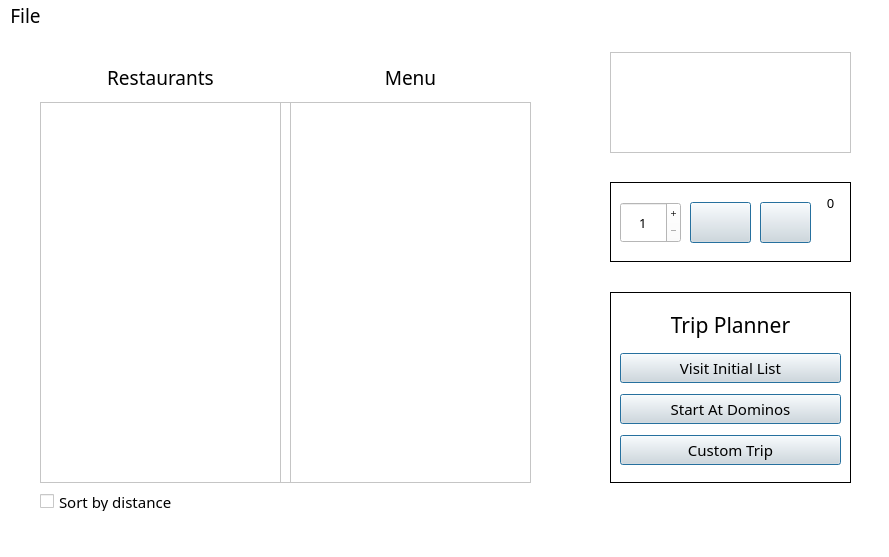
<?xml version="1.0" encoding="UTF-8"?>
<ui version="4.0">
 <class>MainWindow</class>
 <widget class="QMainWindow" name="MainWindow">
  <property name="geometry">
   <rect>
    <x>0</x>
    <y>0</y>
    <width>889</width>
    <height>557</height>
   </rect>
  </property>
  <property name="palette">
   <palette>
    <active>
     <colorrole role="WindowText">
      <brush brushstyle="SolidPattern">
       <color alpha="255">
        <red>0</red>
        <green>0</green>
        <blue>0</blue>
       </color>
      </brush>
     </colorrole>
     <colorrole role="Button">
      <brush brushstyle="SolidPattern">
       <color alpha="255">
        <red>255</red>
        <green>255</green>
        <blue>255</blue>
       </color>
      </brush>
     </colorrole>
     <colorrole role="Text">
      <brush brushstyle="SolidPattern">
       <color alpha="255">
        <red>0</red>
        <green>0</green>
        <blue>0</blue>
       </color>
      </brush>
     </colorrole>
     <colorrole role="ButtonText">
      <brush brushstyle="SolidPattern">
       <color alpha="255">
        <red>0</red>
        <green>0</green>
        <blue>0</blue>
       </color>
      </brush>
     </colorrole>
     <colorrole role="Base">
      <brush brushstyle="SolidPattern">
       <color alpha="255">
        <red>255</red>
        <green>255</green>
        <blue>255</blue>
       </color>
      </brush>
     </colorrole>
     <colorrole role="Window">
      <brush brushstyle="SolidPattern">
       <color alpha="255">
        <red>255</red>
        <green>255</green>
        <blue>255</blue>
       </color>
      </brush>
     </colorrole>
     <colorrole role="PlaceholderText">
      <brush brushstyle="SolidPattern">
       <color alpha="255">
        <red>0</red>
        <green>0</green>
        <blue>0</blue>
       </color>
      </brush>
     </colorrole>
    </active>
    <inactive>
     <colorrole role="WindowText">
      <brush brushstyle="SolidPattern">
       <color alpha="255">
        <red>0</red>
        <green>0</green>
        <blue>0</blue>
       </color>
      </brush>
     </colorrole>
     <colorrole role="Button">
      <brush brushstyle="SolidPattern">
       <color alpha="255">
        <red>255</red>
        <green>255</green>
        <blue>255</blue>
       </color>
      </brush>
     </colorrole>
     <colorrole role="Text">
      <brush brushstyle="SolidPattern">
       <color alpha="255">
        <red>0</red>
        <green>0</green>
        <blue>0</blue>
       </color>
      </brush>
     </colorrole>
     <colorrole role="ButtonText">
      <brush brushstyle="SolidPattern">
       <color alpha="255">
        <red>0</red>
        <green>0</green>
        <blue>0</blue>
       </color>
      </brush>
     </colorrole>
     <colorrole role="Base">
      <brush brushstyle="SolidPattern">
       <color alpha="255">
        <red>255</red>
        <green>255</green>
        <blue>255</blue>
       </color>
      </brush>
     </colorrole>
     <colorrole role="Window">
      <brush brushstyle="SolidPattern">
       <color alpha="255">
        <red>255</red>
        <green>255</green>
        <blue>255</blue>
       </color>
      </brush>
     </colorrole>
     <colorrole role="PlaceholderText">
      <brush brushstyle="SolidPattern">
       <color alpha="255">
        <red>0</red>
        <green>0</green>
        <blue>0</blue>
       </color>
      </brush>
     </colorrole>
    </inactive>
    <disabled>
     <colorrole role="WindowText">
      <brush brushstyle="SolidPattern">
       <color alpha="255">
        <red>0</red>
        <green>0</green>
        <blue>0</blue>
       </color>
      </brush>
     </colorrole>
     <colorrole role="Button">
      <brush brushstyle="SolidPattern">
       <color alpha="255">
        <red>255</red>
        <green>255</green>
        <blue>255</blue>
       </color>
      </brush>
     </colorrole>
     <colorrole role="Text">
      <brush brushstyle="SolidPattern">
       <color alpha="255">
        <red>0</red>
        <green>0</green>
        <blue>0</blue>
       </color>
      </brush>
     </colorrole>
     <colorrole role="ButtonText">
      <brush brushstyle="SolidPattern">
       <color alpha="255">
        <red>0</red>
        <green>0</green>
        <blue>0</blue>
       </color>
      </brush>
     </colorrole>
     <colorrole role="Base">
      <brush brushstyle="SolidPattern">
       <color alpha="255">
        <red>255</red>
        <green>255</green>
        <blue>255</blue>
       </color>
      </brush>
     </colorrole>
     <colorrole role="Window">
      <brush brushstyle="SolidPattern">
       <color alpha="255">
        <red>255</red>
        <green>255</green>
        <blue>255</blue>
       </color>
      </brush>
     </colorrole>
     <colorrole role="PlaceholderText">
      <brush brushstyle="SolidPattern">
       <color alpha="255">
        <red>0</red>
        <green>0</green>
        <blue>0</blue>
       </color>
      </brush>
     </colorrole>
    </disabled>
   </palette>
  </property>
  <property name="font">
   <font>
    <pointsize>14</pointsize>
   </font>
  </property>
  <property name="windowTitle">
   <string>Saddleback Eats</string>
  </property>
  <property name="windowIcon">
   <iconset resource="UIGraphics.qrc">
    <normaloff>:/rec/resources/SE_logo_mini.png</normaloff>:/rec/resources/SE_logo_mini.png</iconset>
  </property>
  <property name="styleSheet">
   <string notr="true">background-color: rgb(255, 255, 255);
color: rgb(0, 0, 0);</string>
  </property>
  <property name="iconSize">
   <size>
    <width>24</width>
    <height>24</height>
   </size>
  </property>
  <widget class="QWidget" name="centralwidget">
   <property name="autoFillBackground">
    <bool>false</bool>
   </property>
   <property name="styleSheet">
    <string notr="true"/>
   </property>
   <widget class="QCheckBox" name="checkBox">
    <property name="geometry">
     <rect>
      <x>40</x>
      <y>460</y>
      <width>151</width>
      <height>19</height>
     </rect>
    </property>
    <property name="palette">
     <palette>
      <active>
       <colorrole role="WindowText">
        <brush brushstyle="SolidPattern">
         <color alpha="255">
          <red>0</red>
          <green>0</green>
          <blue>0</blue>
         </color>
        </brush>
       </colorrole>
       <colorrole role="Button">
        <brush brushstyle="SolidPattern">
         <color alpha="255">
          <red>255</red>
          <green>255</green>
          <blue>255</blue>
         </color>
        </brush>
       </colorrole>
       <colorrole role="Light">
        <brush brushstyle="SolidPattern">
         <color alpha="255">
          <red>255</red>
          <green>255</green>
          <blue>255</blue>
         </color>
        </brush>
       </colorrole>
       <colorrole role="Text">
        <brush brushstyle="SolidPattern">
         <color alpha="255">
          <red>0</red>
          <green>0</green>
          <blue>0</blue>
         </color>
        </brush>
       </colorrole>
       <colorrole role="ButtonText">
        <brush brushstyle="SolidPattern">
         <color alpha="255">
          <red>0</red>
          <green>0</green>
          <blue>0</blue>
         </color>
        </brush>
       </colorrole>
       <colorrole role="Base">
        <brush brushstyle="SolidPattern">
         <color alpha="255">
          <red>255</red>
          <green>255</green>
          <blue>255</blue>
         </color>
        </brush>
       </colorrole>
       <colorrole role="Window">
        <brush brushstyle="SolidPattern">
         <color alpha="255">
          <red>255</red>
          <green>255</green>
          <blue>255</blue>
         </color>
        </brush>
       </colorrole>
       <colorrole role="Highlight">
        <brush brushstyle="SolidPattern">
         <color alpha="255">
          <red>159</red>
          <green>11</green>
          <blue>25</blue>
         </color>
        </brush>
       </colorrole>
       <colorrole role="HighlightedText">
        <brush brushstyle="SolidPattern">
         <color alpha="255">
          <red>159</red>
          <green>11</green>
          <blue>25</blue>
         </color>
        </brush>
       </colorrole>
       <colorrole role="PlaceholderText">
        <brush brushstyle="SolidPattern">
         <color alpha="255">
          <red>0</red>
          <green>0</green>
          <blue>0</blue>
         </color>
        </brush>
       </colorrole>
      </active>
      <inactive>
       <colorrole role="WindowText">
        <brush brushstyle="SolidPattern">
         <color alpha="255">
          <red>0</red>
          <green>0</green>
          <blue>0</blue>
         </color>
        </brush>
       </colorrole>
       <colorrole role="Button">
        <brush brushstyle="SolidPattern">
         <color alpha="255">
          <red>255</red>
          <green>255</green>
          <blue>255</blue>
         </color>
        </brush>
       </colorrole>
       <colorrole role="Light">
        <brush brushstyle="SolidPattern">
         <color alpha="255">
          <red>255</red>
          <green>255</green>
          <blue>255</blue>
         </color>
        </brush>
       </colorrole>
       <colorrole role="Text">
        <brush brushstyle="SolidPattern">
         <color alpha="255">
          <red>0</red>
          <green>0</green>
          <blue>0</blue>
         </color>
        </brush>
       </colorrole>
       <colorrole role="ButtonText">
        <brush brushstyle="SolidPattern">
         <color alpha="255">
          <red>0</red>
          <green>0</green>
          <blue>0</blue>
         </color>
        </brush>
       </colorrole>
       <colorrole role="Base">
        <brush brushstyle="SolidPattern">
         <color alpha="255">
          <red>255</red>
          <green>255</green>
          <blue>255</blue>
         </color>
        </brush>
       </colorrole>
       <colorrole role="Window">
        <brush brushstyle="SolidPattern">
         <color alpha="255">
          <red>255</red>
          <green>255</green>
          <blue>255</blue>
         </color>
        </brush>
       </colorrole>
       <colorrole role="Highlight">
        <brush brushstyle="SolidPattern">
         <color alpha="255">
          <red>159</red>
          <green>11</green>
          <blue>25</blue>
         </color>
        </brush>
       </colorrole>
       <colorrole role="HighlightedText">
        <brush brushstyle="SolidPattern">
         <color alpha="255">
          <red>159</red>
          <green>11</green>
          <blue>25</blue>
         </color>
        </brush>
       </colorrole>
       <colorrole role="PlaceholderText">
        <brush brushstyle="SolidPattern">
         <color alpha="255">
          <red>0</red>
          <green>0</green>
          <blue>0</blue>
         </color>
        </brush>
       </colorrole>
      </inactive>
      <disabled>
       <colorrole role="WindowText">
        <brush brushstyle="SolidPattern">
         <color alpha="255">
          <red>0</red>
          <green>0</green>
          <blue>0</blue>
         </color>
        </brush>
       </colorrole>
       <colorrole role="Button">
        <brush brushstyle="SolidPattern">
         <color alpha="255">
          <red>255</red>
          <green>255</green>
          <blue>255</blue>
         </color>
        </brush>
       </colorrole>
       <colorrole role="Light">
        <brush brushstyle="SolidPattern">
         <color alpha="255">
          <red>255</red>
          <green>255</green>
          <blue>255</blue>
         </color>
        </brush>
       </colorrole>
       <colorrole role="Text">
        <brush brushstyle="SolidPattern">
         <color alpha="255">
          <red>0</red>
          <green>0</green>
          <blue>0</blue>
         </color>
        </brush>
       </colorrole>
       <colorrole role="ButtonText">
        <brush brushstyle="SolidPattern">
         <color alpha="255">
          <red>0</red>
          <green>0</green>
          <blue>0</blue>
         </color>
        </brush>
       </colorrole>
       <colorrole role="Base">
        <brush brushstyle="SolidPattern">
         <color alpha="255">
          <red>255</red>
          <green>255</green>
          <blue>255</blue>
         </color>
        </brush>
       </colorrole>
       <colorrole role="Window">
        <brush brushstyle="SolidPattern">
         <color alpha="255">
          <red>255</red>
          <green>255</green>
          <blue>255</blue>
         </color>
        </brush>
       </colorrole>
       <colorrole role="Highlight">
        <brush brushstyle="SolidPattern">
         <color alpha="255">
          <red>159</red>
          <green>11</green>
          <blue>25</blue>
         </color>
        </brush>
       </colorrole>
       <colorrole role="HighlightedText">
        <brush brushstyle="SolidPattern">
         <color alpha="255">
          <red>159</red>
          <green>11</green>
          <blue>25</blue>
         </color>
        </brush>
       </colorrole>
       <colorrole role="PlaceholderText">
        <brush brushstyle="SolidPattern">
         <color alpha="255">
          <red>0</red>
          <green>0</green>
          <blue>0</blue>
         </color>
        </brush>
       </colorrole>
      </disabled>
     </palette>
    </property>
    <property name="font">
     <font>
      <family>Bahnschrift</family>
      <pointsize>11</pointsize>
     </font>
    </property>
    <property name="styleSheet">
     <string notr="true">color: rgb(0, 0, 0);
background-color: rgb(255, 255, 255);
selection-background-color: rgb(159, 11, 25);
selection-color: rgb(159, 11, 25);
</string>
    </property>
    <property name="text">
     <string>Sort by distance</string>
    </property>
   </widget>
   <widget class="QFrame" name="frame">
    <property name="geometry">
     <rect>
      <x>40</x>
      <y>70</y>
      <width>491</width>
      <height>381</height>
     </rect>
    </property>
    <property name="frameShape">
     <enum>QFrame::StyledPanel</enum>
    </property>
    <property name="frameShadow">
     <enum>QFrame::Raised</enum>
    </property>
    <widget class="QTableView" name="rest_tableView">
     <property name="geometry">
      <rect>
       <x>0</x>
       <y>0</y>
       <width>241</width>
       <height>381</height>
      </rect>
     </property>
     <property name="sizePolicy">
      <sizepolicy hsizetype="Preferred" vsizetype="Preferred">
       <horstretch>0</horstretch>
       <verstretch>0</verstretch>
      </sizepolicy>
     </property>
     <property name="font">
      <font>
       <family>Bahnschrift</family>
       <pointsize>11</pointsize>
      </font>
     </property>
     <property name="focusPolicy">
      <enum>Qt::NoFocus</enum>
     </property>
     <property name="styleSheet">
      <string notr="true">background-color: rgb(255, 255, 255);
color: rgb(0, 0, 0);
alternate-background-color: rgb(225, 225, 225);
selection-background-color: rgb(159, 11, 25);
selection-color: rgb(0, 0, 0);</string>
     </property>
     <property name="horizontalScrollBarPolicy">
      <enum>Qt::ScrollBarAlwaysOff</enum>
     </property>
     <property name="sizeAdjustPolicy">
      <enum>QAbstractScrollArea::AdjustToContents</enum>
     </property>
     <property name="autoScroll">
      <bool>false</bool>
     </property>
     <property name="autoScrollMargin">
      <number>5</number>
     </property>
     <property name="dragDropOverwriteMode">
      <bool>false</bool>
     </property>
     <property name="alternatingRowColors">
      <bool>true</bool>
     </property>
     <property name="selectionMode">
      <enum>QAbstractItemView::SingleSelection</enum>
     </property>
     <property name="selectionBehavior">
      <enum>QAbstractItemView::SelectRows</enum>
     </property>
     <property name="showGrid">
      <bool>false</bool>
     </property>
     <property name="gridStyle">
      <enum>Qt::SolidLine</enum>
     </property>
     <property name="sortingEnabled">
      <bool>false</bool>
     </property>
     <attribute name="horizontalHeaderVisible">
      <bool>false</bool>
     </attribute>
     <attribute name="horizontalHeaderMinimumSectionSize">
      <number>50</number>
     </attribute>
     <attribute name="horizontalHeaderDefaultSectionSize">
      <number>200</number>
     </attribute>
     <attribute name="verticalHeaderVisible">
      <bool>false</bool>
     </attribute>
     <attribute name="verticalHeaderHighlightSections">
      <bool>true</bool>
     </attribute>
    </widget>
    <widget class="QTableView" name="menu_tableView">
     <property name="geometry">
      <rect>
       <x>250</x>
       <y>0</y>
       <width>241</width>
       <height>381</height>
      </rect>
     </property>
     <property name="font">
      <font>
       <family>Bahnschrift</family>
       <pointsize>11</pointsize>
      </font>
     </property>
     <property name="focusPolicy">
      <enum>Qt::NoFocus</enum>
     </property>
     <property name="styleSheet">
      <string notr="true">background-color: rgb(255, 255, 255);
color: rgb(0, 0, 0);
alternate-background-color: rgb(225, 225, 225);
selection-background-color: rgb(159, 11, 25);
selection-color: rgb(0, 0, 0);
</string>
     </property>
     <property name="horizontalScrollBarPolicy">
      <enum>Qt::ScrollBarAlwaysOff</enum>
     </property>
     <property name="sizeAdjustPolicy">
      <enum>QAbstractScrollArea::AdjustToContents</enum>
     </property>
     <property name="autoScroll">
      <bool>false</bool>
     </property>
     <property name="autoScrollMargin">
      <number>5</number>
     </property>
     <property name="dragDropOverwriteMode">
      <bool>false</bool>
     </property>
     <property name="alternatingRowColors">
      <bool>true</bool>
     </property>
     <property name="selectionMode">
      <enum>QAbstractItemView::SingleSelection</enum>
     </property>
     <property name="selectionBehavior">
      <enum>QAbstractItemView::SelectRows</enum>
     </property>
     <property name="showGrid">
      <bool>false</bool>
     </property>
     <attribute name="horizontalHeaderVisible">
      <bool>false</bool>
     </attribute>
     <attribute name="horizontalHeaderMinimumSectionSize">
      <number>50</number>
     </attribute>
     <attribute name="horizontalHeaderDefaultSectionSize">
      <number>200</number>
     </attribute>
     <attribute name="verticalHeaderVisible">
      <bool>false</bool>
     </attribute>
    </widget>
   </widget>
   <widget class="QFrame" name="frame_2">
    <property name="geometry">
     <rect>
      <x>610</x>
      <y>20</y>
      <width>241</width>
      <height>101</height>
     </rect>
    </property>
    <property name="styleSheet">
     <string notr="true">image: url(:/rec/resources/SE_1-removebg.png);</string>
    </property>
    <property name="frameShape">
     <enum>QFrame::StyledPanel</enum>
    </property>
    <property name="frameShadow">
     <enum>QFrame::Raised</enum>
    </property>
   </widget>
   <widget class="QFrame" name="frame_3">
    <property name="geometry">
     <rect>
      <x>40</x>
      <y>20</y>
      <width>491</width>
      <height>41</height>
     </rect>
    </property>
    <property name="frameShape">
     <enum>QFrame::NoFrame</enum>
    </property>
    <property name="frameShadow">
     <enum>QFrame::Raised</enum>
    </property>
    <widget class="QLabel" name="label_2">
     <property name="geometry">
      <rect>
       <x>250</x>
       <y>10</y>
       <width>241</width>
       <height>31</height>
      </rect>
     </property>
     <property name="font">
      <font>
       <family>Bahnschrift</family>
       <pointsize>14</pointsize>
      </font>
     </property>
     <property name="styleSheet">
      <string notr="true">background-color: rgb(255, 255, 255);
color: rgb(0, 0, 0);</string>
     </property>
     <property name="text">
      <string>Menu</string>
     </property>
     <property name="alignment">
      <set>Qt::AlignCenter</set>
     </property>
    </widget>
    <widget class="QLabel" name="label">
     <property name="geometry">
      <rect>
       <x>0</x>
       <y>10</y>
       <width>241</width>
       <height>31</height>
      </rect>
     </property>
     <property name="font">
      <font>
       <family>Bahnschrift</family>
       <pointsize>14</pointsize>
      </font>
     </property>
     <property name="styleSheet">
      <string notr="true">background-color: rgb(255, 255, 255);
color: rgb(0, 0, 0);</string>
     </property>
     <property name="text">
      <string>Restaurants</string>
     </property>
     <property name="alignment">
      <set>Qt::AlignCenter</set>
     </property>
    </widget>
   </widget>
   <widget class="QFrame" name="frame_4">
    <property name="geometry">
     <rect>
      <x>610</x>
      <y>260</y>
      <width>241</width>
      <height>191</height>
     </rect>
    </property>
    <property name="styleSheet">
     <string notr="true">background-color: rgb(255, 255, 255);
color: rgb(0, 0, 0);</string>
    </property>
    <property name="frameShape">
     <enum>QFrame::Panel</enum>
    </property>
    <property name="frameShadow">
     <enum>QFrame::Plain</enum>
    </property>
    <widget class="QWidget" name="verticalLayoutWidget">
     <property name="geometry">
      <rect>
       <x>10</x>
       <y>10</y>
       <width>221</width>
       <height>171</height>
      </rect>
     </property>
     <layout class="QVBoxLayout" name="verticalLayout">
      <item>
       <widget class="QLabel" name="label_3">
        <property name="maximumSize">
         <size>
          <width>16777215</width>
          <height>35</height>
         </size>
        </property>
        <property name="font">
         <font>
          <family>Bahnschrift</family>
          <pointsize>16</pointsize>
          <weight>50</weight>
          <bold>false</bold>
         </font>
        </property>
        <property name="styleSheet">
         <string notr="true">background-color: rgb(255, 255, 255);
color: rgb(0, 0, 0);</string>
        </property>
        <property name="text">
         <string>Trip Planner</string>
        </property>
        <property name="alignment">
         <set>Qt::AlignCenter</set>
        </property>
       </widget>
      </item>
      <item>
       <widget class="QPushButton" name="pushButton">
        <property name="maximumSize">
         <size>
          <width>16777215</width>
          <height>30</height>
         </size>
        </property>
        <property name="font">
         <font>
          <family>Bahnschrift</family>
          <pointsize>11</pointsize>
          <weight>50</weight>
          <bold>false</bold>
         </font>
        </property>
        <property name="styleSheet">
         <string notr="true">background-color: rgb(225, 225, 225);
color: rgb(0, 0, 0);</string>
        </property>
        <property name="text">
         <string>Visit Initial List</string>
        </property>
        <property name="autoDefault">
         <bool>true</bool>
        </property>
        <property name="default">
         <bool>true</bool>
        </property>
        <property name="flat">
         <bool>false</bool>
        </property>
       </widget>
      </item>
      <item>
       <widget class="QPushButton" name="pushButton_2">
        <property name="maximumSize">
         <size>
          <width>16777215</width>
          <height>30</height>
         </size>
        </property>
        <property name="font">
         <font>
          <family>Bahnschrift</family>
          <pointsize>11</pointsize>
          <weight>50</weight>
          <bold>false</bold>
         </font>
        </property>
        <property name="styleSheet">
         <string notr="true">background-color: rgb(225, 225, 225);
color: rgb(0, 0, 0);</string>
        </property>
        <property name="text">
         <string>Start At Dominos</string>
        </property>
        <property name="autoDefault">
         <bool>true</bool>
        </property>
        <property name="default">
         <bool>true</bool>
        </property>
        <property name="flat">
         <bool>false</bool>
        </property>
       </widget>
      </item>
      <item>
       <widget class="QPushButton" name="pushButton_3">
        <property name="maximumSize">
         <size>
          <width>16777215</width>
          <height>30</height>
         </size>
        </property>
        <property name="font">
         <font>
          <family>Bahnschrift</family>
          <pointsize>11</pointsize>
          <weight>50</weight>
          <bold>false</bold>
         </font>
        </property>
        <property name="styleSheet">
         <string notr="true">background-color: rgb(225, 225, 225);
color: rgb(0, 0, 0);</string>
        </property>
        <property name="text">
         <string>Custom Trip</string>
        </property>
        <property name="autoDefault">
         <bool>true</bool>
        </property>
        <property name="default">
         <bool>true</bool>
        </property>
        <property name="flat">
         <bool>false</bool>
        </property>
       </widget>
      </item>
     </layout>
    </widget>
   </widget>
   <widget class="QFrame" name="frame_5">
    <property name="geometry">
     <rect>
      <x>610</x>
      <y>150</y>
      <width>241</width>
      <height>80</height>
     </rect>
    </property>
    <property name="styleSheet">
     <string notr="true">background-color: rgb(255, 255, 255);
color: rgb(0, 0, 0);</string>
    </property>
    <property name="frameShape">
     <enum>QFrame::Panel</enum>
    </property>
    <property name="frameShadow">
     <enum>QFrame::Plain</enum>
    </property>
    <widget class="QSpinBox" name="spinBox">
     <property name="geometry">
      <rect>
       <x>10</x>
       <y>20</y>
       <width>61</width>
       <height>41</height>
      </rect>
     </property>
     <property name="font">
      <font>
       <family>Bahnschrift</family>
       <pointsize>10</pointsize>
      </font>
     </property>
     <property name="focusPolicy">
      <enum>Qt::WheelFocus</enum>
     </property>
     <property name="styleSheet">
      <string notr="true">background-color: rgb(255, 255, 255);
selection-background-color: rgb(159, 11, 25);
selection-color: rgb(0, 0, 0);
selection-background-color: rgb(225, 225, 225);
</string>
     </property>
     <property name="frame">
      <bool>true</bool>
     </property>
     <property name="alignment">
      <set>Qt::AlignCenter</set>
     </property>
     <property name="readOnly">
      <bool>false</bool>
     </property>
     <property name="buttonSymbols">
      <enum>QAbstractSpinBox::PlusMinus</enum>
     </property>
     <property name="correctionMode">
      <enum>QAbstractSpinBox::CorrectToNearestValue</enum>
     </property>
     <property name="keyboardTracking">
      <bool>true</bool>
     </property>
     <property name="showGroupSeparator" stdset="0">
      <bool>false</bool>
     </property>
     <property name="minimum">
      <number>1</number>
     </property>
     <property name="maximum">
      <number>100</number>
     </property>
     <property name="value">
      <number>1</number>
     </property>
    </widget>
    <widget class="QPushButton" name="pushButton_4">
     <property name="geometry">
      <rect>
       <x>80</x>
       <y>20</y>
       <width>61</width>
       <height>41</height>
      </rect>
     </property>
     <property name="styleSheet">
      <string notr="true">background-color: rgb(225, 225, 225);
color: rgb(0, 0, 0);
</string>
     </property>
     <property name="text">
      <string/>
     </property>
     <property name="icon">
      <iconset resource="UIGraphics.qrc">
       <normaloff>:/rec/resources/addToCart-removebg-.png</normaloff>:/rec/resources/addToCart-removebg-.png</iconset>
     </property>
     <property name="iconSize">
      <size>
       <width>30</width>
       <height>30</height>
      </size>
     </property>
     <property name="autoDefault">
      <bool>true</bool>
     </property>
     <property name="default">
      <bool>true</bool>
     </property>
    </widget>
    <widget class="QPushButton" name="cartButton">
     <property name="geometry">
      <rect>
       <x>150</x>
       <y>20</y>
       <width>51</width>
       <height>41</height>
      </rect>
     </property>
     <property name="styleSheet">
      <string notr="true">background-color: rgb(225, 225, 225);
color: rgb(0, 0, 0);
</string>
     </property>
     <property name="text">
      <string/>
     </property>
     <property name="icon">
      <iconset resource="UIGraphics.qrc">
       <normaloff>:/rec/resources/shopping-cart-icon-SE-color-removebg.png</normaloff>:/rec/resources/shopping-cart-icon-SE-color-removebg.png</iconset>
     </property>
     <property name="autoDefault">
      <bool>true</bool>
     </property>
     <property name="default">
      <bool>true</bool>
     </property>
    </widget>
    <widget class="QLabel" name="cartQuantity">
     <property name="geometry">
      <rect>
       <x>200</x>
       <y>0</y>
       <width>41</width>
       <height>41</height>
      </rect>
     </property>
     <property name="font">
      <font>
       <family>Bahnschrift</family>
       <pointsize>10</pointsize>
      </font>
     </property>
     <property name="styleSheet">
      <string notr="true">background: none;</string>
     </property>
     <property name="text">
      <string>0</string>
     </property>
     <property name="alignment">
      <set>Qt::AlignCenter</set>
     </property>
    </widget>
    <widget class="QFrame" name="frame_7">
     <property name="geometry">
      <rect>
       <x>200</x>
       <y>0</y>
       <width>41</width>
       <height>41</height>
      </rect>
     </property>
     <property name="font">
      <font>
       <family>Bahnschrift</family>
      </font>
     </property>
     <property name="styleSheet">
      <string notr="true">background: none;
image: url(:/rec/resources/bubble-icon-removebg.png);</string>
     </property>
     <property name="frameShape">
      <enum>QFrame::NoFrame</enum>
     </property>
     <property name="frameShadow">
      <enum>QFrame::Plain</enum>
     </property>
    </widget>
   </widget>
  </widget>
  <widget class="QMenuBar" name="menubar">
   <property name="geometry">
    <rect>
     <x>0</x>
     <y>0</y>
     <width>889</width>
     <height>28</height>
    </rect>
   </property>
   <property name="font">
    <font>
     <family>Bahnschrift</family>
     <pointsize>14</pointsize>
    </font>
   </property>
   <property name="contextMenuPolicy">
    <enum>Qt::DefaultContextMenu</enum>
   </property>
   <property name="styleSheet">
    <string notr="true">selection-background-color: rgb(170, 0, 0);
background-color: rgb(255, 255, 255);</string>
   </property>
   <property name="defaultUp">
    <bool>false</bool>
   </property>
   <property name="nativeMenuBar">
    <bool>true</bool>
   </property>
   <widget class="QMenu" name="menuMenu">
    <property name="geometry">
     <rect>
      <x>2031</x>
      <y>117</y>
      <width>168</width>
      <height>157</height>
     </rect>
    </property>
    <property name="font">
     <font>
      <family>Bahnschrift</family>
      <pointsize>14</pointsize>
     </font>
    </property>
    <property name="styleSheet">
     <string notr="true"/>
    </property>
    <property name="title">
     <string>File</string>
    </property>
    <property name="icon">
     <iconset resource="UIGraphics.qrc">
      <normaloff>:/rec/resources/menu_icon-removebg.png</normaloff>:/rec/resources/menu_icon-removebg.png</iconset>
    </property>
    <addaction name="actionRestaurants"/>
    <addaction name="actionCheckout"/>
    <addaction name="separator"/>
    <addaction name="actionLogin"/>
   </widget>
   <addaction name="menuMenu"/>
  </widget>
  <widget class="QStatusBar" name="statusbar"/>
  <action name="actionRestaurants">
   <property name="text">
    <string>Restaurants</string>
   </property>
   <property name="font">
    <font>
     <family>Bahnschrift</family>
     <pointsize>14</pointsize>
     <underline>false</underline>
    </font>
   </property>
  </action>
  <action name="actionCheckout">
   <property name="text">
    <string>Checkout</string>
   </property>
   <property name="font">
    <font>
     <family>Bahnschrift</family>
     <pointsize>14</pointsize>
    </font>
   </property>
  </action>
  <action name="actionLogin">
   <property name="text">
    <string>Login</string>
   </property>
   <property name="font">
    <font>
     <family>Bahnschrift</family>
     <pointsize>14</pointsize>
    </font>
   </property>
  </action>
 </widget>
 <resources>
  <include location="UIGraphics.qrc"/>
 </resources>
 <connections/>
</ui>
